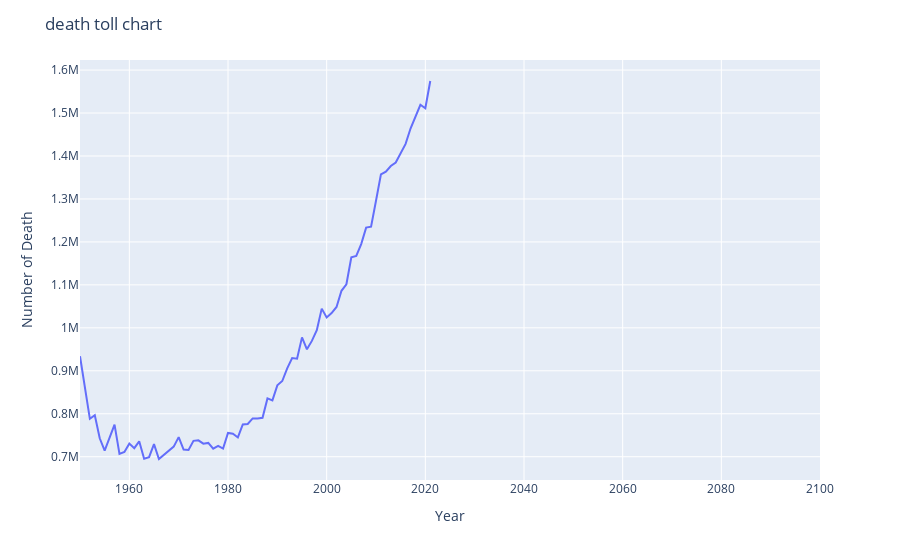

Notebook source saved alongside this figure:
### Code cell
fig = px.line(df1, x=df2[df2['Entity']=='Japan']['Year'], y=df2[df2['Entity']=='Japan']['Deaths - Sex: all - Age: all - Variant: estimates'])
fig.update_layout(title='death toll chart', xaxis_title='Year', yaxis_title='Number of Death')
fig.show()

### Figure 1 — Plotly figure (JSON) as saved in the notebook; plotly's stock layout.template omitted (floating-point values rounded to 4 significant figures; data arrays with more than 128 entries replaced by an {"elided": "..."} marker saying what was removed)
{"data": [{"hovertemplate": "x=%{x}<br>y=%{y}<extra></extra>", "legendgroup": "", "line": {"color": "#636efa", "dash": "solid"}, "marker": {"symbol": "circle"}, "mode": "lines", "name": "", "orientation": "v", "showlegend": false, "type": "scatter", "x": {"elided": "151 int values"}, "xaxis": "x", "y": {"elided": "151 int values"}, "yaxis": "y"}], "layout": {"autosize": true, "legend": {"tracegroupgap": 0}, "margin": {"t": 60}, "title": {"text": "death toll chart"}, "xaxis": {"anchor": "y", "autorange": true, "domain": [0, 1], "range": [1950, 2100], "title": {"text": "Year"}, "type": "linear"}, "yaxis": {"anchor": "x", "autorange": true, "domain": [0, 1], "range": [645800.0, 1623000.0], "title": {"text": "Number of Death"}, "type": "linear"}}}
